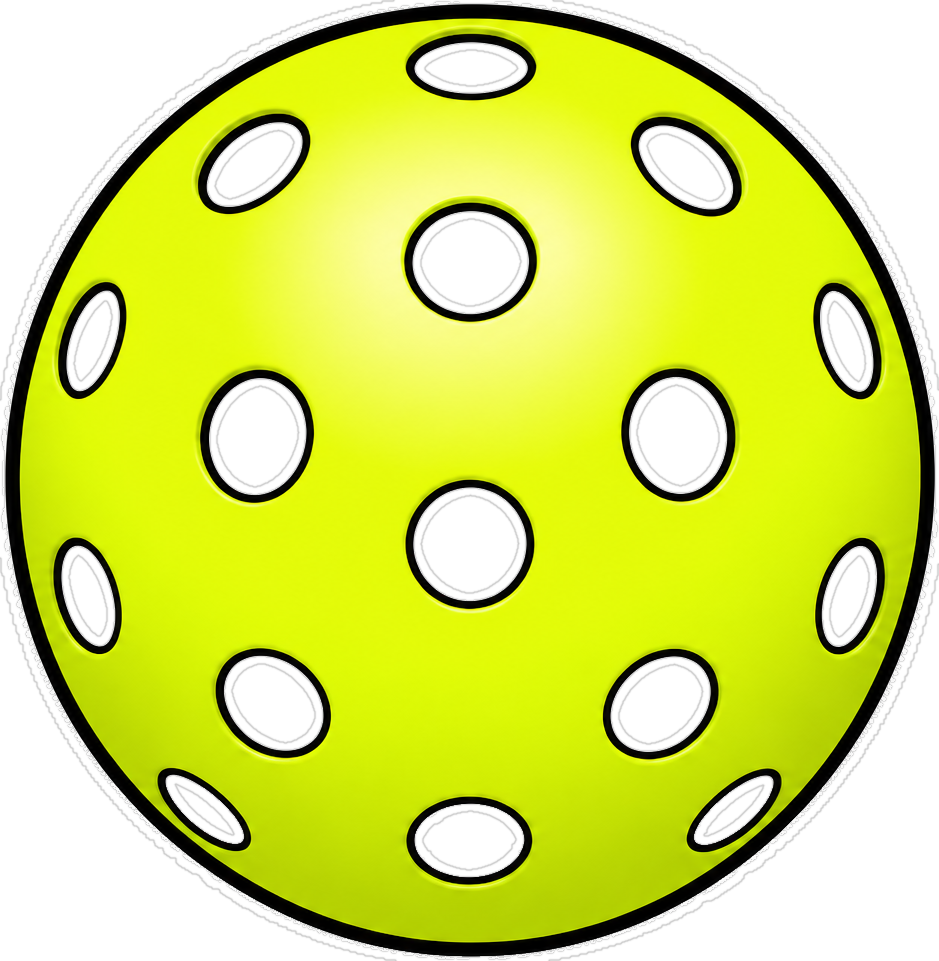
#> input picture designs/pickleball/pickleball_ball_transparent_holes.png, 939 x 961 px
$ python -i compose_pickleball_dinking_problem.py   (imports and definitions only)
#> lines starting #> are read from the running program, lines starting #| are printed output that depends on the picture
#!/usr/bin/env python3
"""Compose Pickleball 'Dinking Problem' tee master (type-first, no OpenAI).

Layout locked in designs/listings/PICKLEBALL_WAVE2.md Design B:
  I MIGHT HAVE A   (white)
  DINKING          (lime/yellow, largest)
  PROBLEM          (white)
  + ball below (not letter substitution)
"""

from __future__ import annotations

from pathlib import Path

from PIL import Image, ImageDraw, ImageFont

ROOT = Path(__file__).resolve().parents[1]
CANVAS = (4500, 5400)
WHITE = (255, 255, 255, 255)
# Match IT WAS IN / ball yellow-green (~avg 218,239,31 on live art)
LIME = (218, 239, 31, 255)
FONT_PATH = ROOT / "designs/fonts/Anton-Regular.ttf"
BALL_PATH = ROOT / "designs/pickleball/pickleball_ball_transparent_holes.png"
MASTER_OUT = ROOT / "designs/pickleball/pickleball_dinking_problem_master.png"
PREVIEW_OUT = ROOT / "designs/pickleball/pickleball_dinking_problem_preview_black.jpg"
PRINTIFY_OUT = ROOT / "designs/pickleball/pickleball_dinking_problem_UPLOAD_TO_PRINTIFY.png"


def load_font(size: int) -> ImageFont.FreeTypeFont:
    return ImageFont.truetype(str(FONT_PATH), size=size)


def text_size(draw: ImageDraw.ImageDraw, text: str, font: ImageFont.ImageFont) -> tuple[int, int]:
    bbox = draw.textbbox((0, 0), text, font=font)
    return bbox[2] - bbox[0], bbox[3] - bbox[1]


# [58 lines left out: functions paste_centered, compose, not called in this run]


def make_black_preview(master_path: Path) -> Path:
    master = Image.open(master_path).convert("RGBA")
#> master is the input picture: PIL image 939x961 RGBA; mean R, G, B, A 147.4, 160.3, 33.4, 185.4
    bg = Image.new("RGB", master.size, (12, 12, 12))
#> bg: PIL image 939x961 RGB; every value is 12
    bg.paste(master, mask=master.split()[3])
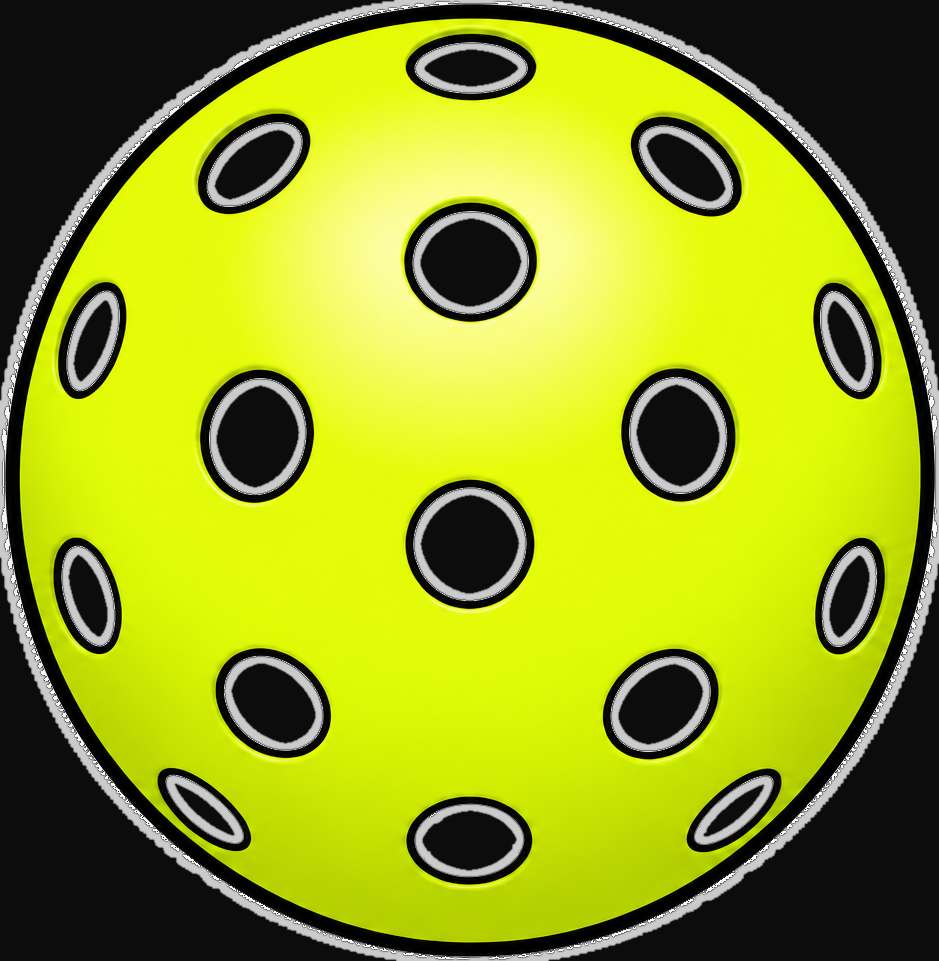
#> bg: PIL image 939x961 RGB; mean R, G, B 145.9, 158.8, 31.9
    bbox = master.getbbox()
#> bbox = (0, 0, 939, 961)
    if bbox:
        pad = 200
        l, t, r, b = bbox
#> l = 0; t = 0; r = 939; b = 961
        l = max(0, l - pad)
        t = max(0, t - pad)
        r = min(master.width, r + pad)
        b = min(master.height, b + pad)
        crop = bg.crop((l, t, r, b))
    else:
        crop = bg
    crop.save(PREVIEW_OUT, format="JPEG", quality=92, optimize=True)
    return PREVIEW_OUT


# [26 lines left out: function main, not called in this run]


# [2 lines not run here, left out]

>>> result = make_black_preview('../designs/pickleball/pickleball_ball_transparent_holes.png')

$ run again, on designs/pickleball/pickleball_arrow_up.png
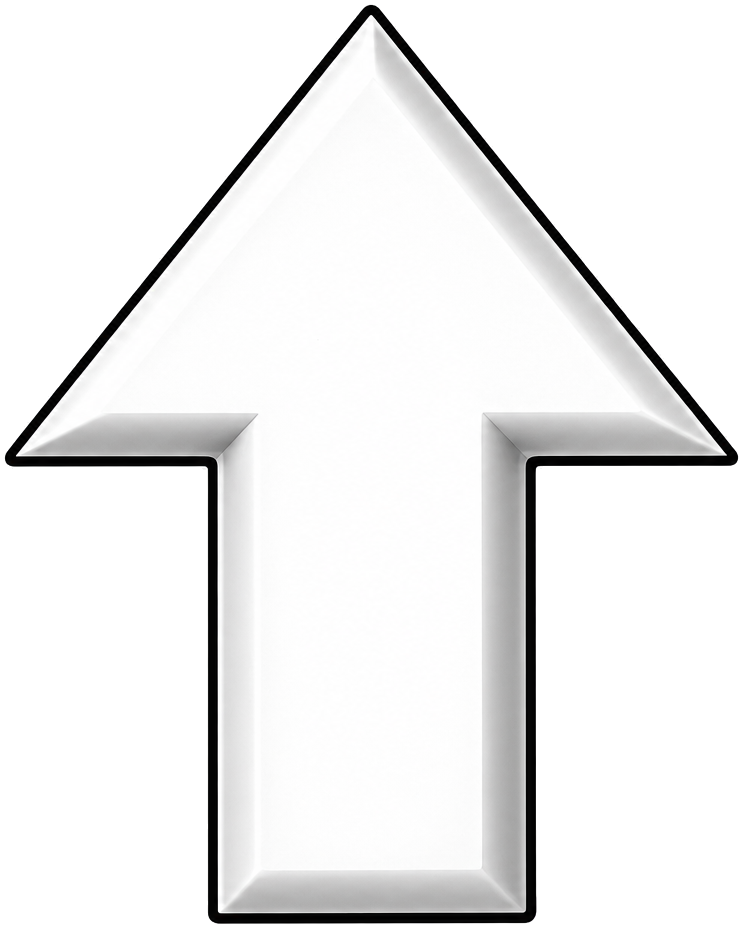
#> input picture designs/pickleball/pickleball_arrow_up.png, 743 x 928 px
#> in make_black_preview, master is the input picture: PIL image 743x928 RGBA; mean R, G, B, A 237.9, 237.8, 237.9, 121
#> in make_black_preview, `bg.paste(master, mask=master.split()[3])`:
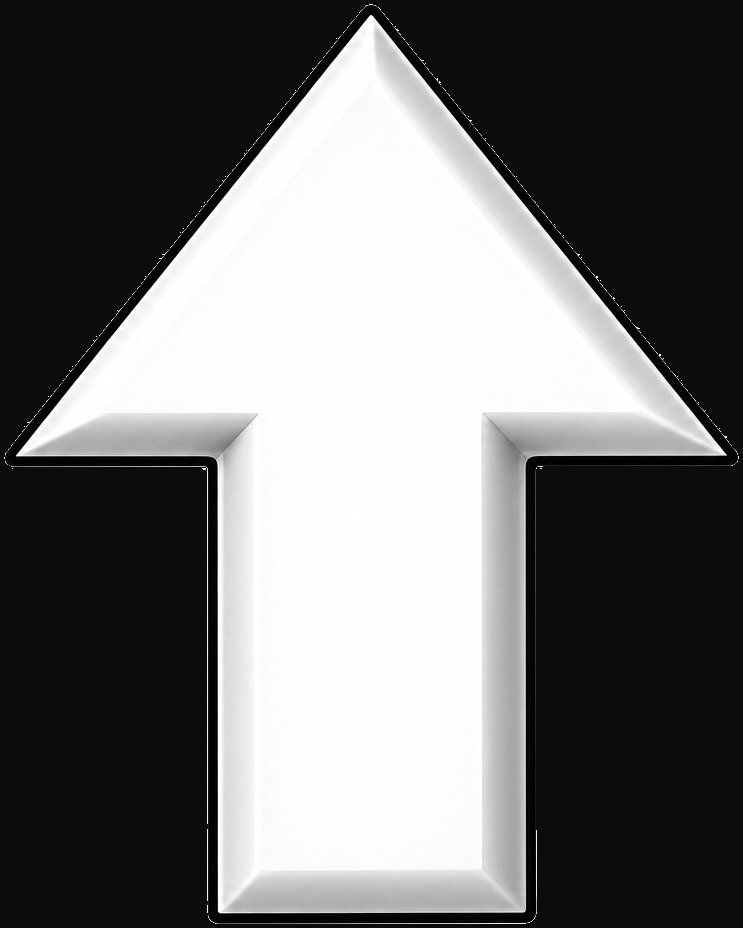
#> bg: PIL image 743x928 RGB; mean R, G, B 110.7, 110.7, 110.7
#> bbox = (4, 4, 739, 924)
#> in make_black_preview, `l, t, r, b = bbox`: l = 4; r = 739; b = 924
#> in make_black_preview, `l = max(0, l - pad)`: l = 0
#> in make_black_preview, `r = min(master.width, r + pad)`: r = 743
#> in make_black_preview, `b = min(master.height, b + pad)`: b = 928
